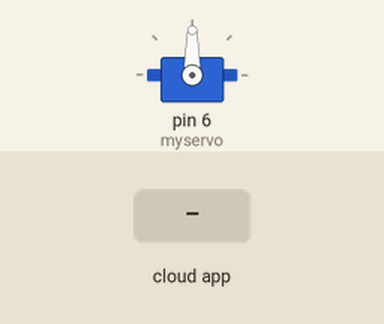
This sketch was run on a simulated Arduino Uno, built with avr-gcc and run on an emulated ATmega328P. Parts: servo. The inputs (shaded band) are chosen by the test bench. The ROS host is connected and sends only what is stated.

Above: at 1.2 s.
1.3 s: the phone or cloud app sets servo to 0
At 2.5 s:
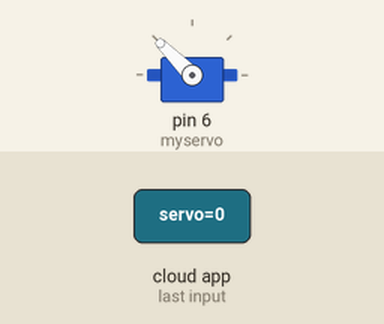
2.8 s: the phone or cloud app sets servo to 45
At 3.8 s:
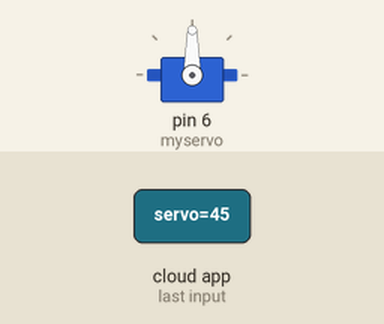
Timing chart, 0 to 5.8 s (numbered marks = the images above; inputs shaded):
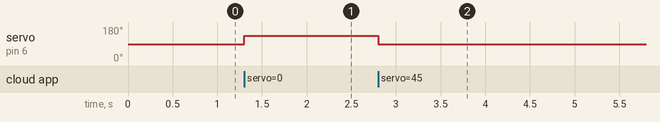

The sketch:

bigservo.ino
```cpp
// Function that subscribes to a rostopic that opens the tells the servo when to open the arm and when to close it
/*
#include <Servo.h>

Servo myservo;

void setup()
{
  myservo.attach(6);  // Set the PWM to PIN 6.

}

void loop()
{
  myservo.write(90);
  delay(1000);
  myservo.write(135);   //claws open
  delay(1000);
}
*/

#include <Servo.h>
#include <ros.h>  //library needed to use rosserial
#include <std_msgs/Int16.h> //Int16 standard message format

//object for the servo
Servo myservo;

int state = 1;

ros::NodeHandle nh; //create ROS node handle

//Callback for the servo subscriber
void servo_callback(const std_msgs::Int16& serv_msg)
{
  state = serv_msg.data;
}

ros::Subscriber<std_msgs::Int16> s1("servo", &servo_callback);  // topic = servo;

void setup()
{
  Serial.begin(115200);
  nh.initNode();
  nh.subscribe(s1);
  myservo.attach(6);  // Set the PWM to Pin 6.
}

void loop()
{
  nh.spinOnce();
  if (state == 0) //Natural state
  {
      // Arms open.
      myservo.write(135);
  }
  else
  {
      // Arms close
      myservo.write(90);
  }
}
```

Measured:
- after the input at 1.3 s, servo on pin 6 (myservo): 90° → 135° at once
- after the input at 2.8 s, servo on pin 6 (myservo): 135° → 90° at once
